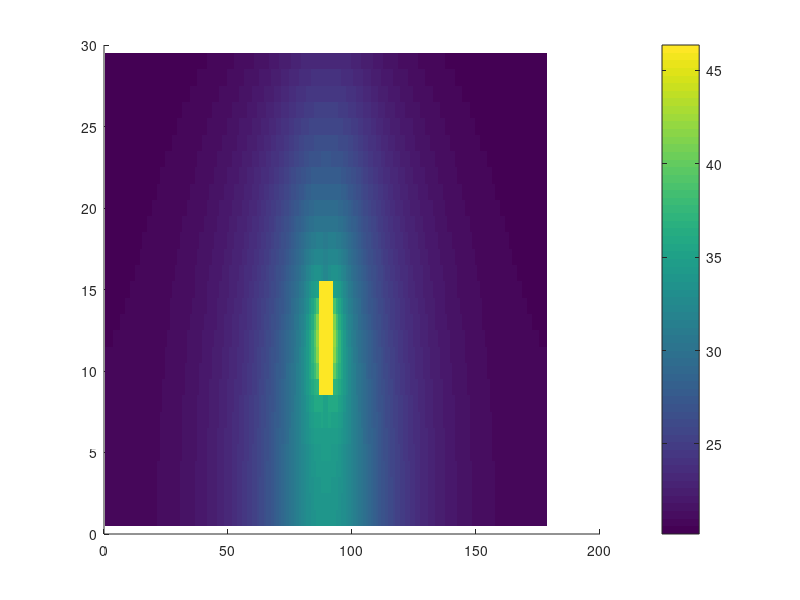

Write MATLAB code to recreate this figure. (Note: this script raises an error after producing the figure.)
%ENCH292 Heat and Mass Transfer Assignment 3
%Jackson Olds and Georgia Byrne

%Solving a 2D system using numerical methods
%d^2T/dx^2 + d^2T/dy^2 = 0

%Target area is 0.1 x 0.3 m^2 section containing half of one of the wires
%and half of the area between two wires.

clc 
clear all
close all

%Boundary conditions
n = 300;
x = 0.3;
y = 0.1;

R = y*n;
C = x*n;

dx = x/n;

%Known and Required values
Te = 20; %degrees celcius
h = 20; %W m-2 K -1
L = 0.3; %m
k = 0.12; %W m-1
Bi = h*dx/k; 
powerTotal = 4000; %W
surfaceArea = 6.4; % m^2
qs = powerTotal/surfaceArea; % Wm^-2

A = zeros((R-1)*(C-1),(R-1)*(C-1));
Adum = zeros((R-1),(C-1)); % Dummy 2D matrix containing weighting at each row and cell index. Used to assign weights to correct cells in A matrix
% when Adum is converted to a vector form it comprises one row of the A
% matrix.

% set discretised equations into a matrix
for iR = 1:R-1;
    for iC = 1:C-1;
        
        Adum(:) = 0; %Initialising every cell to 0
             
        if iR == 1 && iC == 1; %Top LH corner
            Adum(iR:iR+1, iC) = [2+Bi -1];
            Adum(iR, iC+1) = -1;
            
        elseif iR == 1 && iC == C-1; %Top RH corner
            Adum(iR:iR+1, iC) = [2+Bi -1];
            Adum(iR, iC-1) = -1;
            
        elseif iR == R-1 && iC == 1; %Bottom LH corner
            Adum(iR-1:iR, iC) = [-1, 2];
            Adum(iR, iC+1) = -1;
            
        elseif iR == R-1 && iC == C-1; %Bottom RH corner
            Adum(iR-1:iR, iC) = [-1, 2];
            Adum(iR, iC-1) = -1;
                        
        elseif iR == 1; %Top face
            Adum(iR, iC-1:iC+1) = [-1/2 2+Bi -1/2];
            Adum(iR+1, iC) = -1;
        
        elseif iR == R-1; %Bottom face
            Adum(iR, iC-1:iC+1) = [-1 4 -1];
            Adum(iR-1, iC) = -2;

            
        %Area around the wire
        
        elseif iR == R/2 && iC == 1;    %Top Left Corner Wire
            Adum(iR, iC:iC+1) = [-4 1];   
            Adum(iR-1, iC) = 3;
        
        elseif iR == R/2 && iC == C/30; %Top Right Corner Wire
            Adum(iR-1:iR+1, iC) = [1 -4 1];
            Adum(iR, iC-1) = 1;
            Adum(iR, iC+1) = 1;
            
        elseif iR == 0.7*R && iC == 1;  %Bottom Left Corner Wire
            Adum(iR, iC:iC+1) = [-4 1];    
            Adum(iR+1, iC) = 3;
            
        elseif iR == 0.7*R && iC == C/30; %Bottom Right Corner Wire
            Adum(iR-1:iR+1, iC) = [1 -4 1];
            Adum(iR, iC-1) = 1;
            Adum(iR, iC+1) = 1;            
             
        elseif iR == R/2 && iC < C/30; %Top of Wire
            Adum(iR, iC-1:iC+1) = [-1 4 -1];
            Adum(iR-1, iC) = -2;
%             
        elseif iR == 0.7*R && iC < C/30; %Bottom of wire
            Adum(iR, iC-1:iC+1) = [-1 4 -1];
            Adum(iR+1, iC) = -2;
%             
        elseif R/2 < iR < 0.7*R && iC == C/30; %RHS of wire
            Adum(iR-1:iR+1, iC) = [-1 4 -1];
            Adum(iR, iC+1) = -2;
            
        %Remaining sides
        
        elseif 2 <= iR < R/2 && iC == 1; %Upper LHS face
            Adum(iR-1:iR+1, iC) = [-1 4 -1];
            Adum(iR, iC+1) = -2;
            
        elseif 0.7*R < iR < R-1 && iC == 1; %Lower LHS face
            Adum(iR-1:iR+1, iC) = [-1 4 -1];
            Adum(iR, iC+1) = -2;
            
        elseif iC == C-1; %RHS symmetrical face
            Adum(iR-1:iR+1, iC) = [-1 4 -1];
            Adum(iR, iC-1) = -2;
            
        else
            Adum(iR, iC-1:iC+1) = [1 -4 1]; %All remaining internal cells
            Adum(iR-1, iC) = 1;
            Adum(iR+1, iC) = 1;
%             
        end
        
        A((iC-1)*(R-1)+iR,:)=Adum(:); % convert Adum to vector and place as row in A matrix
    end
end

Adum(:) = 0; 
b = Adum; %Set up of 'b' matrix using dummy A matrix for reference

b(1, :) = Bi*Te; %Top side to room
b(R/2:0.7*R, C/30) = 2*qs*dx/k; %RHS of wire
b(R/2, 1:C/30) = 2*qs*dx/k; %Top of wire
b(0.7*R, 1:C/30) = 2*qs*dx/k; %Bottom of wire

b = b(:); %Reshape as a vector

T = A\b; % solves system of equations. Produces temperature as a vector T
T=reshape(T,[R-1,C-1]); % reshape T vector to correspond to physical positions.

Tmax = max(T(:)); %Finding maximum value of the matrix

T(0.5*R:0.7*R, 1:C/30) = Tmax; %Set cells inside the wire to maximum temperature

tempDiff = T(1, 1) - T(1, end); %Difference between the max and min temps 
                                %of the visible floor surface
Tmin = min(T(:)); %Minimum temperature for comparison

mirrorT = fliplr(T); %Completing both sides of the wire
newT = [mirrorT T];
floorPlan = [newT newT newT newT newT newT newT newT newT newT]; %New array for all 10 wires

hold on
figure(1)
imagesc(flipud(newT),[15 40]) % display result
c = colorbar;
c.Label.String = 'Temperature (?C)';
colormap hot
title('Single Wire Temperature Map')
%xlim([0 180])


figure(2)
imagesc(floorPlan,[15 40]) % display result
c = colorbar;
c.Label.String = 'Temperature (?C)';
colormap hot
title('Full Temperature Map of Floor Space')
%xlim([0 1800])


fprintf('The maximum temperature difference across the top of the floor is %.2f degrees.\n', tempDiff)
fprintf('The maximum temperature of the floor is %.2f degrees.\n', Tmax)
fprintf('The minimum temperature of the floor is %.2f degrees. \n', Tmin)
    
    
    